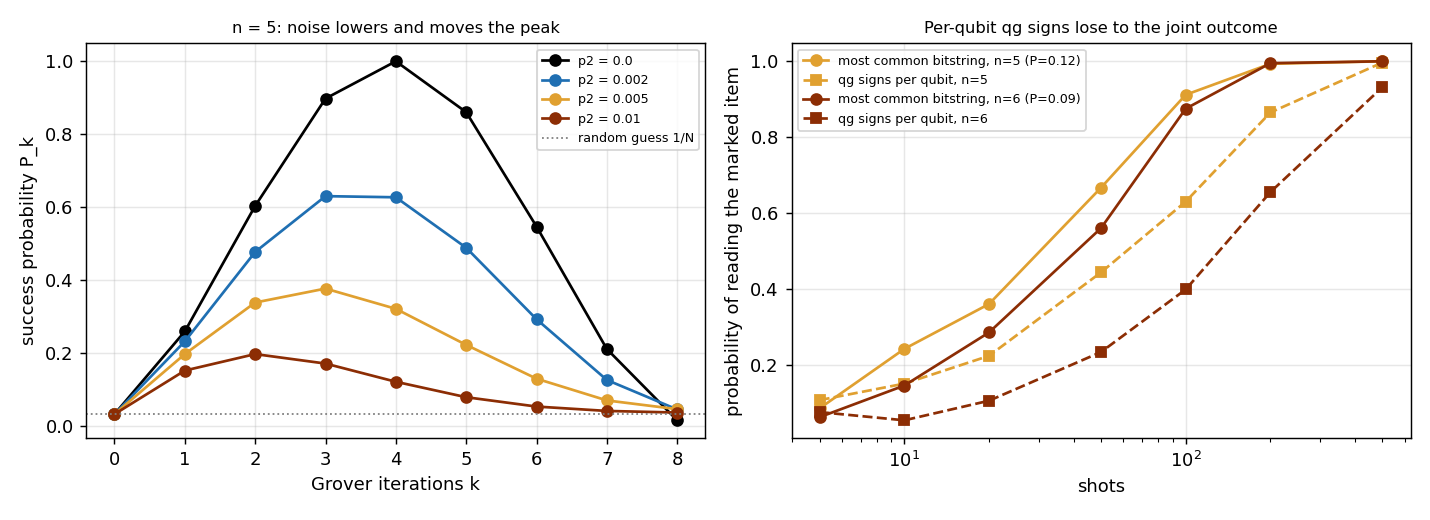

The script that saved this image:
"""
Grover search with noise, read in qg: when to stop, and a label-free
estimate of the success probability from the qubits' polar biases.

n search qubits, N = 2^n items, one marked item m. Ideal success after k
iterations: P_k = sin^2((2k+1) asin(1/sqrt N)). Circuits are compiled to
CNOTs (a multi-controlled Z costs 14, 36, 84 CNOTs for n = 4, 5, 6; two
per iteration) and simulated exactly as density matrices with a
two-qubit depolarizing error p2 on every CNOT, optional amplitude damping
gamma on both CNOT qubits, and readout error e.

The qg reading. If the unmarked outcomes are uniform (true for the ideal
algorithm and for depolarizing noise), each qubit's polar bias is

    qg_Z,i = s_i (N P - 1)/(N - 1),     s_i = +1 if m_i = 0, -1 if m_i = 1,

so (i) the SIGN of qg_Z,i reads bit i of the marked item, and (ii) the
MAGNITUDE gives P without knowing m:

    P_hat = (1 + (N - 1) q) / N,   q^2 = mean_i [qg_Z,i^2 - (1 - qg_Z,i^2)/S]

(the second term removes the shot-noise bias of qg^2 with S shots).

Questions:
  A. How far does noise move the best iteration, and what does it cost?
     A verified search (a candidate is checked classically, as in any
     search problem) spends about (k + 1)/P_k oracle calls per success.
  B. Label-free estimates of P_k from a few shots: qg magnitude vs the
     frequency of the most common outcome ("mode"), and the k each picks.
  C. Reading the marked item: per-qubit qg signs vs the most common
     bitstring, against shots.
  D. T1 breaks the uniformity: unmarked outcomes drift towards 0...0, the
     register-mean qg_Z moves up, and the qg reading biases.

Findings (python examples/grover_noise_qg.py):

  This is mostly a NEGATIVE result for qg: the per-qubit reading loses
  to the joint outcome.

  A. Noise moves the best iteration earlier and eats the speed-up (cost =
     oracle calls per verified success, classical exhaustive search
     ~N/2 on average):
       n = 4:  noiseless k = 2, cost 3.3;  p2 = 0.02 -> k = 1, cost 6.5
       n = 5:  noiseless k = 3, cost 4.5;  p2 = 0.002/0.005/0.01 -> k = 2/2/1,
               cost 6.3/8.9/13.3 (classical 16)
       n = 6:  noiseless k = 4, cost 6.1;  p2 = 0.001/0.002/0.005 -> k = 3/2/1,
               cost 10.2/15.0/27.6 (classical 32)
     With two multi-controlled Z per iteration (72 CNOTs at n = 5, 168 at
     n = 6), p2 = 0.005 leaves n = 6 only 14 % cheaper than classical search.
     This is known behaviour (noise shortens the optimal Grover run); the
     numbers are ours.
  B. The qg formula qg_Z,i = s_i (NP - 1)/(N - 1) holds only if the
     unmarked outcomes are uniform. Gate-level depolarizing noise is not
     uniform after the diffusion operator: the formula is off by up to
     0.015 (n = 4) and 0.067 (n = 5). The label-free estimate of P_k from
     qg magnitudes is WORSE than the frequency of the most common outcome
     at every setting tried: RMSE 0.037-0.074 vs 0.015-0.045. Choosing k by
     the smallest estimated cost: with 500 shots per k the qg choice
     costs 0.5-9 % extra, the mode choice 0.6-2.4 %; with 100 shots both
     are poor (qg 5-46 %, mode 1-59 %).
  C. Reading the marked item: per-qubit qg signs need more shots than the
     most common bitstring in every case (n = 5, P = 0.12: 100 shots give
     0.66 vs 0.91; n = 6, P = 0.085: 0.40 vs 0.87). The reason is
     structural: the qg margin is (NP - 1)/(N - 1) ~ P per qubit with
     unit per-shot variance, so the sign test needs ~1/P^2 shots, while
     the marked item stands out among N outcomes after ~a few/P shots.
     Marginals throw away the joint information Grover puts in one
     bitstring.
  D. T1 moves the register-mean qg_Z up (+0.039 at gamma = 0.02 against
     +0.001 for uniform noise at the same P), the §20 witness, but by then
     P is near 1/N; the qg reading breaks first (decode 0.07 vs mode 0.35
     at gamma = 0.01, 100 shots).

  Verdict: for Grover-type algorithms, whose answer is one bitstring,
  qg adds nothing measurable; use the outcome histogram. qg is the right
  readout when the answer is a set of single-qubit or few-body
  expectation values (VQE, dynamics, §60), not when it is a string.
"""

import math
import os
import sys

import numpy as np

HERE = os.path.dirname(os.path.abspath(__file__))
sys.path.insert(0, HERE)

MARKED = {4: 0b1011, 5: 0b10110, 6: 0b101101}


def _mcz(qc, n):
    qc.h(n - 1)
    qc.mcx(list(range(n - 1)), n - 1)
    qc.h(n - 1)


def grover_circuit(n, k, marked=None):
    from qiskit import QuantumCircuit

    m = MARKED[n] if marked is None else marked
    qc = QuantumCircuit(n)
    qc.h(range(n))
    for _ in range(k):
        zeros = [q for q in range(n) if not (m >> q) & 1]
        if zeros:
            qc.x(zeros)
        _mcz(qc, n)
        if zeros:
            qc.x(zeros)
        qc.h(range(n))
        qc.x(range(n))
        _mcz(qc, n)
        qc.x(range(n))
        qc.h(range(n))
    return qc


def ideal_p(n, k):
    th = math.asin(1 / math.sqrt(2**n))
    return math.sin((2 * k + 1) * th) ** 2


_CACHE = {}


def probabilities(n, k, p2=0.0, gamma=0.0, e=0.0):
    key = (n, k, p2, gamma, e)
    if key in _CACHE:
        return _CACHE[key]
    from qiskit import transpile
    from qiskit_aer import AerSimulator
    from qiskit_aer.noise import NoiseModel, amplitude_damping_error, depolarizing_error

    t = transpile(grover_circuit(n, k), basis_gates=["cx", "rz", "sx", "x"], optimization_level=1,
                  seed_transpiler=1)
    nm = NoiseModel()
    err = depolarizing_error(p2, 2)
    if gamma > 0:
        ad = amplitude_damping_error(gamma)
        err = err.compose(ad.tensor(ad))
    if p2 > 0 or gamma > 0:
        nm.add_all_qubit_quantum_error(err, ["cx"])
    t.save_probabilities()
    p = np.asarray(AerSimulator(method="density_matrix", noise_model=nm).run(t).result().data()["probabilities"])
    if e > 0:
        p = p.reshape([2] * n)
        mtx = np.array([[1 - e, e], [e, 1 - e]])
        for ax in range(n):
            p = np.moveaxis(np.tensordot(mtx, p, axes=([1], [ax])), 0, ax)
        p = p.reshape(-1)
    _CACHE[key] = p
    return p


def cnots(n, k):
    from qiskit import transpile

    t = transpile(grover_circuit(n, k), basis_gates=["cx", "rz", "sx", "x"], optimization_level=1, seed_transpiler=1)
    return t.count_ops().get("cx", 0)


def _z(n):
    idx = np.arange(2**n)
    return 1 - 2 * ((idx[:, None] >> np.arange(n)) & 1)


def qg_from_p(p, n):
    return _z(n).T @ p


def p_hat_qg(counts, n):
    """Label-free success estimate from the qubits' polar biases."""
    S = counts.sum()
    qg = _z(n).T @ counts / S
    q2 = np.mean(qg**2 - (1 - qg**2) / S)
    q = math.sqrt(max(q2, 0.0))
    return (1 + (2**n - 1) * q) / 2**n


def p_hat_mode(counts):
    return counts.max() / counts.sum()


def decode_qg(counts, n):
    qg = _z(n).T @ counts
    return int(sum(1 << i for i in range(n) if qg[i] < 0))


def decode_mode(counts):
    return int(np.argmax(counts))


def cost(n, k, P):
    """Oracle calls per verified success (k Grover calls + 1 check)."""
    return (k + 1) / max(P, 1e-12)


# --------------------------------------------------------------------- #
def study_a(n, p2, e=0.0, gamma=0.0, kmax=None):
    kmax = kmax or int(round(math.pi / 4 * math.sqrt(2**n))) + 2
    rows = []
    for k in range(0, kmax + 1):
        P = float(probabilities(n, k, p2, gamma, e)[MARKED[n]])
        rows.append((k, ideal_p(n, k), P, cost(n, k, P)))
    return rows


def study_b(n, p2, shots, reps, rng, e=0.0, gamma=0.0, kmax=None):
    """Label-free choice of k: pick the k with the smallest estimated cost.
    Returns RMSE of each estimator (over k) and the extra cost (regret) of
    the chosen k relative to the true best."""
    rows = study_a(n, p2, e, gamma, kmax)
    truth = np.array([r[2] for r in rows])
    true_cost = np.array([r[3] for r in rows])
    best = true_cost.min()
    err_q, err_m, reg_q, reg_m = [], [], [], []
    for _ in range(reps):
        eq, em = [], []
        for k, _, P, _ in rows:
            p = probabilities(n, k, p2, gamma, e)
            c = rng.multinomial(shots, p / p.sum())
            eq.append(p_hat_qg(c, n))
            em.append(p_hat_mode(c))
        eq, em = np.array(eq), np.array(em)
        err_q.append(eq - truth)
        err_m.append(em - truth)
        ks = np.arange(len(rows))
        reg_q.append(true_cost[np.argmin((ks + 1) / np.maximum(eq, 1e-9))] / best - 1)
        reg_m.append(true_cost[np.argmin((ks + 1) / np.maximum(em, 1e-9))] / best - 1)
    err_q, err_m = np.array(err_q), np.array(err_m)
    return {
        "rmse_qg": float(np.sqrt((err_q**2).mean())),
        "rmse_mode": float(np.sqrt((err_m**2).mean())),
        "bias_qg_small_P": float(err_q[:, truth < 2 / 2**n].mean()) if (truth < 2 / 2**n).any() else float("nan"),
        "bias_mode_small_P": float(err_m[:, truth < 2 / 2**n].mean()) if (truth < 2 / 2**n).any() else float("nan"),
        "regret_qg": float(np.mean(reg_q)),
        "regret_mode": float(np.mean(reg_m)),
    }


def study_c(n, k, p2, shots_list, reps, rng, e=0.0, gamma=0.0):
    p = probabilities(n, k, p2, gamma, e)
    out = []
    for S in shots_list:
        okq = okm = 0
        for _ in range(reps):
            c = rng.multinomial(S, p / p.sum())
            okq += decode_qg(c, n) == MARKED[n]
            okm += decode_mode(c) == MARKED[n]
        out.append((S, okq / reps, okm / reps))
    return float(p[MARKED[n]]), out


def make_figure(path):
    import matplotlib

    matplotlib.use("Agg")
    import matplotlib.pyplot as plt

    fig, (ax1, ax2) = plt.subplots(1, 2, figsize=(11, 4))
    n = 5
    for p2, c in ((0.0, "k"), (0.002, "#1f6fb2"), (0.005, "#e0a030"), (0.01, "#8c2d04")):
        rows = study_a(n, p2, kmax=8)
        ax1.plot([r[0] for r in rows], [r[2] for r in rows], "o-", color=c, label=f"p2 = {p2}")
    ax1.axhline(1 / 2**n, color="grey", ls=":", lw=1, label="random guess 1/N")
    ax1.set_xlabel("Grover iterations k")
    ax1.set_ylabel("success probability P_k")
    ax1.set_title("n = 5: noise lowers and moves the peak", fontsize=9)
    ax1.legend(fontsize=7)
    ax1.grid(alpha=0.3)
    rng = np.random.default_rng(2)
    shots = [5, 10, 20, 50, 100, 200, 500]
    for (nn, k, p2), c in (((5, 4, 0.01), "#e0a030"), ((6, 3, 0.005), "#8c2d04")):
        P, rows = study_c(nn, k, p2, shots, 600, rng)
        ax2.plot(shots, [r[2] for r in rows], "o-", color=c, label=f"most common bitstring, n={nn} (P={P:.2f})")
        ax2.plot(shots, [r[1] for r in rows], "s--", color=c, label=f"qg signs per qubit, n={nn}")
    ax2.set_xscale("log")
    ax2.set_xlabel("shots")
    ax2.set_ylabel("probability of reading the marked item")
    ax2.set_title("Per-qubit qg signs lose to the joint outcome", fontsize=9)
    ax2.legend(fontsize=7)
    ax2.grid(alpha=0.3)
    fig.tight_layout()
    fig.savefig(path, dpi=130)


def main(figure=False):
    rng = np.random.default_rng(1)
    # exact check of the qg formula
    for n, k, p2 in ((4, 2, 0.005), (5, 3, 0.01)):
        p = probabilities(n, k, p2)
        P = p[MARKED[n]]
        s = np.array([1 - 2 * ((MARKED[n] >> i) & 1) for i in range(n)])
        pred = s * (2**n * P - 1) / (2**n - 1)
        print(f"check n={n} k={k} p2={p2}: max |qg - formula| = {np.abs(qg_from_p(p, n) - pred).max():.1e}")
    print("\nA. success and cost per verified success (oracle calls), best k marked *")
    for n, p2s in ((4, (0.0, 0.005, 0.01, 0.02)), (5, (0.0, 0.002, 0.005, 0.01)), (6, (0.0, 0.001, 0.002, 0.005))):
        print(f"  n = {n} (N = {2**n}), CNOTs per iteration {cnots(n, 1) - cnots(n, 0)}")
        for p2 in p2s:
            rows = study_a(n, p2)
            kb = min(rows, key=lambda r: r[3])
            ideal_best = min(study_a(n, 0.0), key=lambda r: r[3])
            txt = " ".join(f"{r[2]:.3f}" for r in rows)
            print(f"    p2 = {p2:<6} P_k(k=0..) {txt}   best k = {kb[0]}, cost {kb[3]:.1f}"
                  f" (classical ~{2**n / 2:.0f}, noiseless {ideal_best[3]:.1f})")
    print("\nB. label-free estimate of P_k and choice of k (shots per k, 300 repetitions)")
    for n, p2 in ((4, 0.01), (5, 0.005), (5, 0.01)):
        for S in (100, 500):
            r = study_b(n, p2, S, 300, rng)
            print(f"  n={n} p2={p2} S={S}: RMSE qg {r['rmse_qg']:.4f} mode {r['rmse_mode']:.4f} | bias where P<2/N:"
                  f" qg {r['bias_qg_small_P']:+.4f} mode {r['bias_mode_small_P']:+.4f} |"
                  f" extra cost of chosen k: qg {r['regret_qg']:.1%} mode {r['regret_mode']:.1%}")
    print("\nC. reading the marked item: success rate vs shots")
    for n, k, p2 in ((5, 4, 0.005), (5, 4, 0.01), (5, 2, 0.02), (6, 3, 0.005)):
        P, rows = study_c(n, k, p2, (10, 30, 100, 300), 1000, rng)
        print(f"  n={n} k={k} p2={p2} (P = {P:.3f}, 1/N = {1 / 2**n:.3f}): "
              + "  ".join(f"S={S}: qg {a:.2f} mode {b:.2f}" for S, a, b in rows))
    print("\nD. T1 (n = 5, p2 = 0.005): register-mean qg_Z and the qg reading")
    for gamma in (0.0, 0.005, 0.01, 0.02):
        rows = study_a(5, 0.005, gamma=gamma, kmax=6)
        est = []
        for k, _, P, _ in rows:
            p = probabilities(5, k, 0.005, gamma)
            est.append(p_hat_qg(np.round(p * 1e6), 5))
        k = 3
        p = probabilities(5, k, 0.005, gamma)
        mean_qg = float(qg_from_p(p, 5).mean())
        s = np.array([1 - 2 * ((MARKED[5] >> i) & 1) for i in range(5)])
        mean_qg_ideal_sign = float((s * (32 * p[MARKED[5]] - 1) / 31).mean())
        P_hat_err = max(abs(a - r[2]) for a, r in zip(est, rows))
        pk, rowsc = study_c(5, k, 0.005, (100,), 1000, rng, gamma=gamma)
        print(f"  gamma {gamma}: k=3 P {pk:.3f}; register-mean qg_Z {mean_qg:+.3f} (uniform-noise value {mean_qg_ideal_sign:+.3f});"
              f" max |P_hat - P| over k {P_hat_err:.3f}; decode at 100 shots qg {rowsc[0][1]:.2f} mode {rowsc[0][2]:.2f}")
    if figure:
        make_figure(__file__.replace(".py", ".png"))


if __name__ == "__main__":
    main("--figure" in sys.argv)
